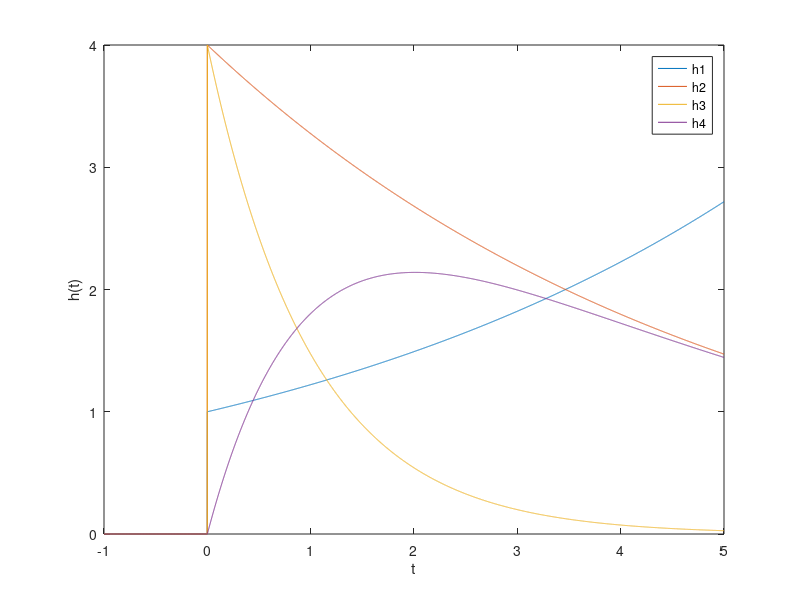

The MATLAB source for this figure:
%A.1
R = [1e4, 1e4, 1e4]; 
C=[1e-6,1e-6]; %sets the componenet values
A = [1,(1/R(1)+1/R(2)+1/R(3))/C(2), 1/(R(1)*R(2)*C(1)*C(2))];   %determine the coeffecients for characteristic equation
lambda = roots(A);
poly(lambda);

%A.2
%reusing the A.1 code lol cus im lazy lke that
t = [0:0.0005:0.1];
u = @(t) 1.0*(t>=0);
h = @(t) (C(1).*exp(lambda(1).*t)+C(2).*exp(lambda(2).*t)).*(u(t));

plot(t,h(t));
title("lambda");
xlabel("t");
ylabel("rad");

%C.1
t = [-1:0.001:5];

u = @(t) 1.0.*(t>=0);
h1 = @(t) exp(t/5).*u(t);
h2 = @(t) 4*exp(-t/5).*u(t);
h3 = @(t) 4*exp(-t).*u(t);
h4 = @(t) 4*(exp(-t/5)-exp(-t)).*u(t);

plot(t,h1(t));
xlabel("t");
ylabel("h(t)");
hold on;

plot(t,h2(t));
plot(t,h3(t));
plot(t,h4(t));
legend('h1', 'h2', 'h3', 'h4');
%plots all the graphs on the same figure
hold off;

%D.1
%put in the calculations (hand or smth)

%D.2
%the duration of the convolution is equal to the sum of the duration of the
%functions
